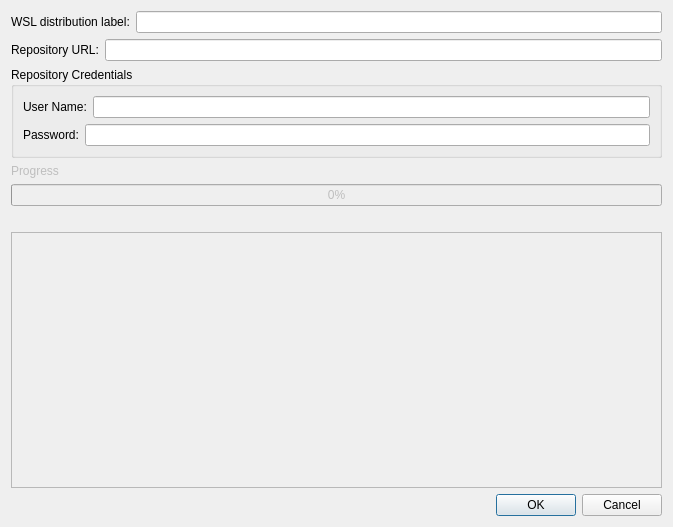
<?xml version="1.0" encoding="UTF-8"?>
<ui version="4.0">
 <class>IQSetupWSLDistributionWizard</class>
 <widget class="QDialog" name="IQSetupWSLDistributionWizard">
  <property name="geometry">
   <rect>
    <x>0</x>
    <y>0</y>
    <width>673</width>
    <height>527</height>
   </rect>
  </property>
  <property name="windowTitle">
   <string>Dialog</string>
  </property>
  <layout class="QVBoxLayout" name="verticalLayout_2">
   <item>
    <layout class="QHBoxLayout" name="horizontalLayout_5">
     <item>
      <widget class="QLabel" name="label_4">
       <property name="text">
        <string>WSL distribution label:</string>
       </property>
      </widget>
     </item>
     <item>
      <widget class="QLineEdit" name="leWSLLabel">
       <property name="toolTip">
        <string>The label of the distribution to be created. I can be freely chosen but it should be unique.</string>
       </property>
       <property name="text">
        <string/>
       </property>
      </widget>
     </item>
    </layout>
   </item>
   <item>
    <layout class="QHBoxLayout" name="horizontalLayout_6">
     <item>
      <widget class="QLabel" name="label_5">
       <property name="text">
        <string>Repository URL:</string>
       </property>
      </widget>
     </item>
     <item>
      <widget class="QLineEdit" name="leRepoURL">
       <property name="toolTip">
        <string>The label of the distribution to be created. I can be freely chosen but it should be unique.</string>
       </property>
       <property name="text">
        <string/>
       </property>
      </widget>
     </item>
    </layout>
   </item>
   <item>
    <widget class="QGroupBox" name="groupBox">
     <property name="title">
      <string>Repository Credentials</string>
     </property>
     <layout class="QVBoxLayout" name="verticalLayout">
      <item>
       <layout class="QHBoxLayout" name="horizontalLayout_7">
        <item>
         <widget class="QLabel" name="label_6">
          <property name="text">
           <string>User Name:</string>
          </property>
         </widget>
        </item>
        <item>
         <widget class="QLineEdit" name="leRepoUser">
          <property name="toolTip">
           <string>The label of the distribution to be created. I can be freely chosen but it should be unique.</string>
          </property>
          <property name="text">
           <string/>
          </property>
         </widget>
        </item>
       </layout>
      </item>
      <item>
       <layout class="QHBoxLayout" name="horizontalLayout_8">
        <item>
         <widget class="QLabel" name="label_7">
          <property name="text">
           <string>Password:</string>
          </property>
         </widget>
        </item>
        <item>
         <widget class="QLineEdit" name="leRepoPassword">
          <property name="toolTip">
           <string>The label of the distribution to be created. I can be freely chosen but it should be unique.</string>
          </property>
          <property name="text">
           <string/>
          </property>
         </widget>
        </item>
       </layout>
      </item>
     </layout>
    </widget>
   </item>
   <item>
    <widget class="QLabel" name="statusLabel">
     <property name="enabled">
      <bool>false</bool>
     </property>
     <property name="text">
      <string>Progress</string>
     </property>
    </widget>
   </item>
   <item>
    <widget class="QProgressBar" name="progress">
     <property name="enabled">
      <bool>false</bool>
     </property>
     <property name="value">
      <number>0</number>
     </property>
    </widget>
   </item>
   <item>
    <widget class="QLabel" name="statusText">
     <property name="text">
      <string/>
     </property>
    </widget>
   </item>
   <item>
    <widget class="QPlainTextEdit" name="log">
     <property name="enabled">
      <bool>false</bool>
     </property>
     <property name="readOnly">
      <bool>true</bool>
     </property>
    </widget>
   </item>
   <item>
    <widget class="QDialogButtonBox" name="buttonBox">
     <property name="orientation">
      <enum>Qt::Horizontal</enum>
     </property>
     <property name="standardButtons">
      <set>QDialogButtonBox::Cancel|QDialogButtonBox::Ok</set>
     </property>
    </widget>
   </item>
  </layout>
 </widget>
 <resources/>
 <connections>
  <connection>
   <sender>buttonBox</sender>
   <signal>accepted()</signal>
   <receiver>IQSetupWSLDistributionWizard</receiver>
   <slot>accept()</slot>
   <hints>
    <hint type="sourcelabel">
     <x>248</x>
     <y>254</y>
    </hint>
    <hint type="destinationlabel">
     <x>157</x>
     <y>274</y>
    </hint>
   </hints>
  </connection>
  <connection>
   <sender>buttonBox</sender>
   <signal>rejected()</signal>
   <receiver>IQSetupWSLDistributionWizard</receiver>
   <slot>reject()</slot>
   <hints>
    <hint type="sourcelabel">
     <x>316</x>
     <y>260</y>
    </hint>
    <hint type="destinationlabel">
     <x>286</x>
     <y>274</y>
    </hint>
   </hints>
  </connection>
 </connections>
</ui>
